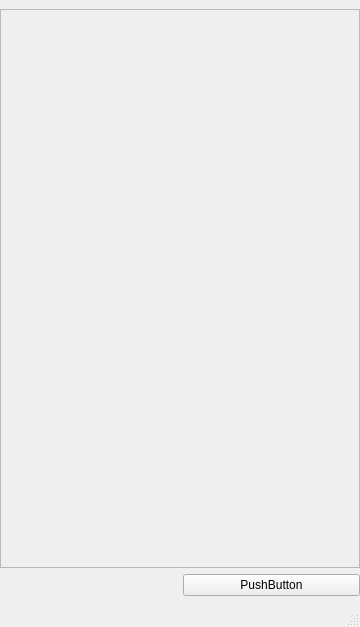
<?xml version="1.0" encoding="UTF-8"?>
<ui version="4.0">
 <class>MainWindow</class>
 <widget class="QMainWindow" name="MainWindow">
  <property name="geometry">
   <rect>
    <x>0</x>
    <y>0</y>
    <width>360</width>
    <height>627</height>
   </rect>
  </property>
  <property name="windowTitle">
   <string>MainWindow</string>
  </property>
  <widget class="QWidget" name="centralwidget">
   <layout class="QGridLayout" name="gridLayout_2">
    <property name="leftMargin">
     <number>0</number>
    </property>
    <property name="rightMargin">
     <number>0</number>
    </property>
    <item row="1" column="1">
     <widget class="QPushButton" name="pushButton">
      <property name="text">
       <string>PushButton</string>
      </property>
     </widget>
    </item>
    <item row="0" column="0" colspan="2">
     <widget class="QScrollArea" name="scrollArea">
      <property name="widgetResizable">
       <bool>true</bool>
      </property>
      <widget class="QWidget" name="scrollAreaWidgetContents">
       <property name="geometry">
        <rect>
         <x>0</x>
         <y>0</y>
         <width>358</width>
         <height>532</height>
        </rect>
       </property>
       <layout class="QGridLayout" name="gridLayout">
        <property name="leftMargin">
         <number>0</number>
        </property>
        <property name="topMargin">
         <number>0</number>
        </property>
        <property name="rightMargin">
         <number>0</number>
        </property>
        <property name="bottomMargin">
         <number>0</number>
        </property>
        <property name="spacing">
         <number>0</number>
        </property>
        <item row="0" column="0">
         <layout class="QVBoxLayout" name="verticalLayout">
          <property name="spacing">
           <number>0</number>
          </property>
          <property name="sizeConstraint">
           <enum>QLayout::SetDefaultConstraint</enum>
          </property>
         </layout>
        </item>
       </layout>
      </widget>
     </widget>
    </item>
   </layout>
  </widget>
  <widget class="QMenuBar" name="menubar">
   <property name="geometry">
    <rect>
     <x>0</x>
     <y>0</y>
     <width>360</width>
     <height>22</height>
    </rect>
   </property>
  </widget>
  <widget class="QStatusBar" name="statusbar"/>
 </widget>
 <resources/>
 <connections/>
</ui>
